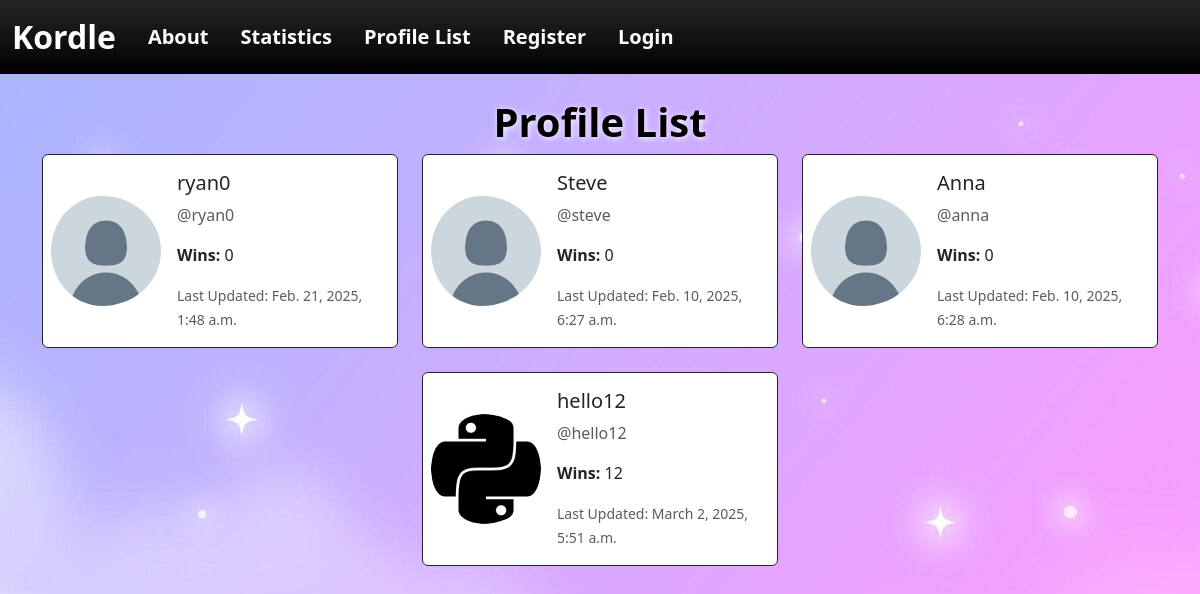
Before: /profile_list/ with the older database file.
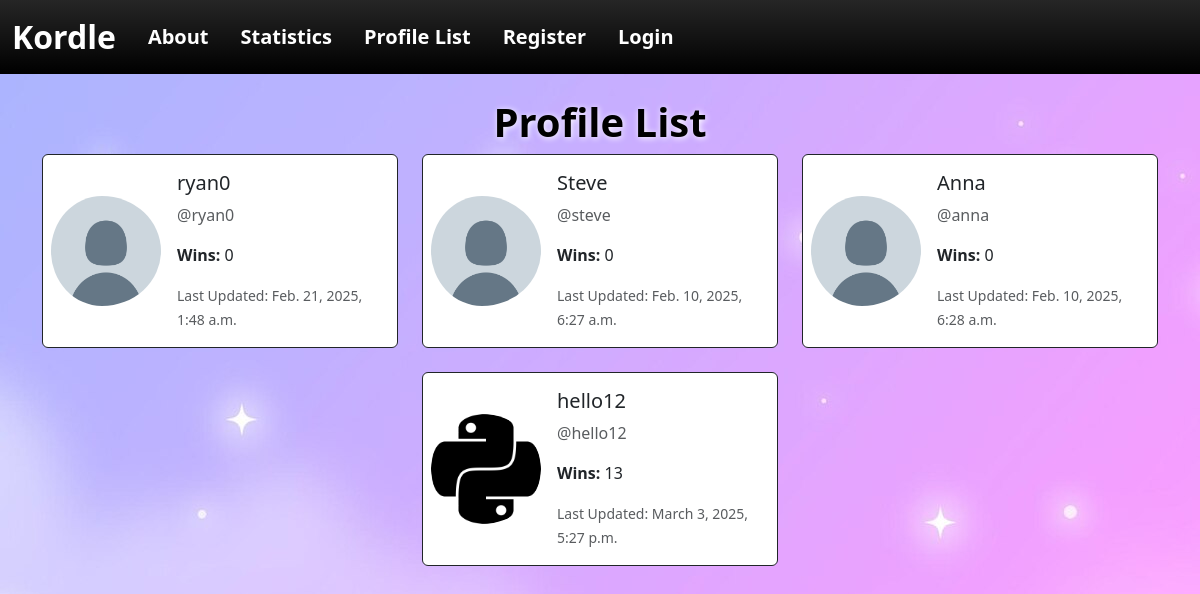
After: the same page with the newer database file.
### myApp/models.py (models this page shows, shortened)
class Profile(models.Model):
    user = models.OneToOneField(User, on_delete=models.CASCADE)
    wins = models.PositiveIntegerField(default=0)
    date_modified = models.DateTimeField(User, auto_now=True)
    profile_image = models.ImageField(null=True, blank=True, upload_to='images/')

### myApp/views.py (the view)
# urls.py: path('profile_list/', views.profile_list, name='profile_list'),
def profile_list(request):
    profiles = Profile.objects.all()
    return render(request, 'profile_list.html', {"profiles": profiles})

### myApp/templates/profile_list.html (shortened to what this page needs)
{% extends "./base.html" %}
{% load static %}
{% block content %}
<body style="padding-bottom: 70px" class="background-image" background="{% static 'myApp/images/background2.jpg' %}">
    <h1 class="text-center fs-1 fw-bold text-black" style="text-shadow: 1px 1px 6px white;">Profile List</h1>
    {% if profiles %}
        <div class="row justify-content-center">
            {% for profile in profiles %}
                <div class="col-md-6 col-lg-4 d-flex justify-content-center">
                    <div class="card mb-4 bg-white border-dark" style="max-width: 400px;">
                        <div class="row g-0">
                            <div class="col-4 d-flex align-items-center">
                                {% if profile.profile_image %}
                                <img src="{{ profile.profile_image.url }}" width="200", height="200", class="img-fluid rounded-circle ps-2" alt="Profile Image">
                                {% else %}
                                <img src="{% static 'myApp/images/7ayjc8s4j2n61.png' %}" class="img-fluid rounded-circle ps-2" alt="Profile Image">
                                {% endif %}
                            </div>
                            <div class="col-8">
                                <div class="card-body">
                                    <h5 class="card-title">{{ profile.user.username }}</h5>
                                    <p class="card-text text-muted">@{{ profile.user.username|lower }}</p>
                                    <p class="card-text"><strong>Wins:</strong> {{ profile.wins }}</p>
                                    <p class="card-text"><small class="text-body-secondary">Last Updated: {{ profile.date_modified }}</small></p>
                                </div>
                            </div>
                        </div>
                    </div>
                </div>
            {% endfor %}
        </div>
    {% else %}
        <p class="text-center text-muted">No profiles found.</p>
    {% endif %}
</body>
{% endblock %}

### myApp/templates/base.html (shortened to what this page needs)
<!DOCTYPE html>
<html lang="en">
<head>
    <link href="https://cdn.jsdelivr.net/npm/bootstrap@5.3.3/dist/css/bootstrap.min.css" rel="stylesheet">
</head>
<body>
    <nav class="navbar navbar-expand-lg navbar-dark bg-black bg-gradient">
        <div class="container-fluid">
            <a class="navbar-brand text-white fw-bold fs-2" href="{% url 'home' %}">Kordle</a>
            <div class="collapse navbar-collapse" id="navbarNavDropdown">
                <ul class="navbar-nav">
                    <li class="nav-item mx-2">
                        <a class="nav-link active text-white fw-bold fs-5" aria-current="page" href="{% url 'about' %}">About</a>
                    </li>
                    <li class="nav-item mx-2">
                        <a class="nav-link text-white fw-bold fs-5" href="{% url 'statistics' %}">Statistics</a>
                    </li>
                    <li class="nav-item mx-2">
                        <a class="nav-link text-white fw-bold fs-5" href="{% url 'profile_list' %}">Profile List</a>
                    </li>
                    {% if user.is_authenticated %}
                        <li class="nav-item mx-2">
                            <a class="nav-link text-white fw-bold fs-5" href="{% url 'update_user' %}">Edit Profile</a>
                        </li>
                        <li class="nav-item mx-2">
                            <a class="nav-link text-white fw-bold fs-5" href="{% url 'logout' %}">Logout</a>
                        </li>
                    {% else %}
                        <li class="nav-item mx-2">
                            <a class="nav-link text-white fw-bold fs-5" href="{% url 'register' %}">Register</a>
                        </li>
                        <li class="nav-item mx-2">
                            <a class="nav-link text-white fw-bold fs-5" href="{% url 'login' %}">Login</a>
                        </li>
                    {% endif %}
                </ul>
            </div>
        </div>
    </nav>
    <div class="container mt-4">
        {% block content %}
        {% endblock %}
    </div>
</body>
</html>

Changed rows visible on the page:
changed Profile "hello12": wins "12" → "13"; date_modified "March 2, 2025, 5:51 a.m." → "March 3, 2025, 5:27 p.m."
